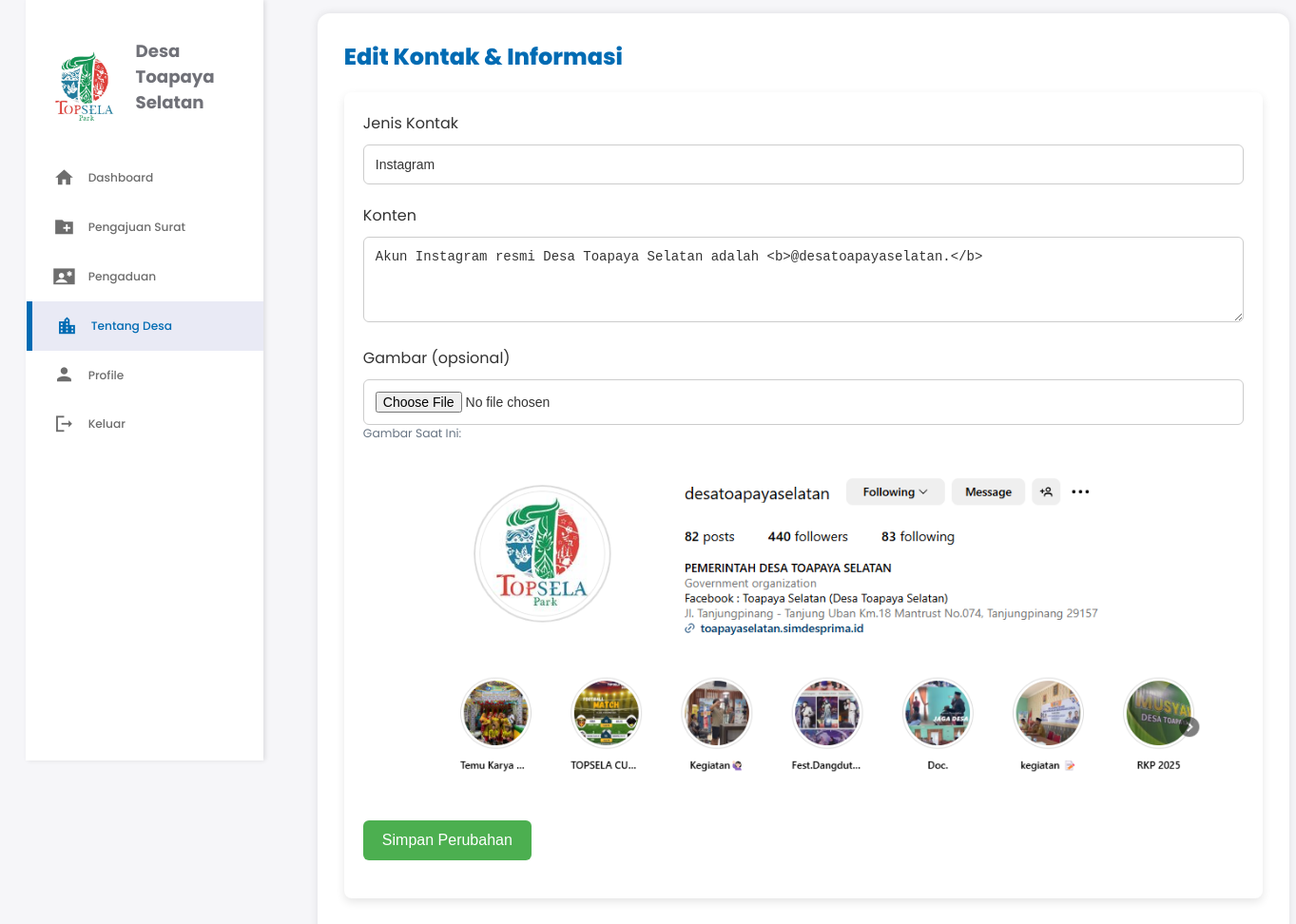
/desa_toapaya_selatan/edit_kontak.php?id=1, run on the app's committed database.
### tables this page shows
CREATE TABLE `kontak_informasi` (
  `id` int(11) NOT NULL,
  `jenis` varchar(255) NOT NULL,
  `konten` text NOT NULL,
  `gambar` varchar(255) DEFAULT NULL
);

### desa_toapaya_selatan/edit_kontak.php (the view, shortened to what this page needs)
<?php
include 'config.php';
if (isset($_GET['id'])) {
    $id = $_GET['id'];
    $sql = "SELECT * FROM kontak_informasi WHERE id = ?";
    $stmt = $conn->prepare($sql);
    $stmt->bind_param("i", $id);
    $stmt->execute();
    $result = $stmt->get_result();
    if ($result->num_rows > 0) {
        $kontak = $result->fetch_assoc();
    } else {
        die("Data kontak tidak ditemukan.");
    }
} else {
    die("ID kontak tidak tersedia.");
}
?>
<!DOCTYPE html>
<html lang="en">
<head>
  <link rel="stylesheet" href="pengaduan.css">
</head>
<body>
  <div class="container">
    <aside>
      <div class="top">
        <div class="logo">
          <img src="logo.jpg" alt="Logo">
          <h2 class="text-muted">Desa Toa<span class="danger">paya Selatan</span></h2>
        </div>
      </div>
      <div class="sidebar">
        <a href="dashboard.php">
          <span class="material-icons-sharp">home</span>
          <h3>Dashboard</h3>
        </a>
        <a href="Pengajuan-surat.php">
          <span class="material-icons-sharp">create_new_folder</span>
          <h3>Pengajuan Surat</h3>
        </a>
        <a href="pengaduan.php">
          <span class="material-icons-sharp">contact_emergency</span>
          <h3>Pengaduan</h3>
        </a>
        <a href="tentang-desa.php" class="active">
          <span class="material-icons-sharp">location_city</span>
          <h3>Tentang Desa</h3>
        </a>
        <a href="profile.php">
          <span class="material-icons-sharp">person</span>
          <h3>Profile</h3>
        </a>
        <a href="index.html" id="logout">
          <span class="material-icons-sharp">logout</span>
          <h3>Keluar</h3>
        </a>
      </div>
    </aside>
    <main class="content">
      <h1>Edit Kontak & Informasi</h1>
      <form action="edit_kontak.php?id=<?php echo $kontak['id']; ?>" method="POST" enctype="multipart/form-data">
        <div class="form-group">
          <label for="jenis">Jenis Kontak</label>
          <input type="text" id="jenis" name="jenis" value="<?php echo $kontak['jenis']; ?>" required>
        </div>
        <div class="form-group">
          <label for="konten">Konten</label>
          <textarea id="konten" name="konten" rows="4" required><?php echo $kontak['konten']; ?></textarea>
        </div>
        <div class="form-group">
          <label for="gambar">Gambar (opsional)</label>
          <input type="file" id="gambar" name="gambar">
          <?php if (!empty($kontak['gambar'])): ?>
            <p>Gambar Saat Ini: <img src="<?php echo $kontak['gambar']; ?>" alt="Gambar" width="100"></p>
          <?php endif; ?>
        </div>
        <div class="form-group">
          <button type="submit" class="submit-btn">Simpan Perubahan</button>
        </div>
      </form>
    </main>
  </div>
</body>
</html>

### desa_toapaya_selatan/pengaduan.css (style rules this page uses)
:root { --color-primary: #006bb3; --color-danger: #d72f2f; --color-success: #28a745; --color-warning: #ffbb55; --color-white: #fff; --color-info-dark: #6d6d6d; --color-info-light: #dce1eb; --color-dark: #363949; --color-light: rgba(132, 139, 200, 0.18); --color-primary-variant: #005b99; --color-dark-variant: #677483; --color-background: #f6f6f9; --card-border-radius: 2rem; --border-radius-1: 0.4rem; --border-radius-2: 0.8rem; --border-radius-3: 1.2rem; --card-padding: 1.8rem; --padding-1: 1.2rem; --box-shadow: 0 2rem 3rem var(--color-light); }
* { margin: 0; padding: 0; outline: 0; appearance: none; border: 0; text-decoration: none; list-style: none; box-sizing: border-box; }
html { font-size: 14px; }
body { width: 100vw; height: 100vh; font-family: 'Poppins', sans-serif; font-size: 0.88rem; background: var(--color-background); user-select: none; overflow-x: hidden; }
.container { display: grid; width: 96%; margin: 0 auto; gap: 1.8rem; grid-template-columns: 14rem auto; }
a { color: var(--color-dark); }
img { display: block; width: 100%; border-radius: 50%; }
h1 { font-weight: 800; font-size: 1.8rem; }
h2 { font-size: 1.4rem; }
h3 { font-size: 0.87rem; }
.text-muted { color: var(--color-info-dark); }
p { color: var(--color-dark-variant); }
.danger { color: var(--color-danger); }
aside { width: 250px; background-color: var(--color-white); color: #ffffff; display: flex; flex-direction: column; justify-content: space-between; padding: 20px; box-shadow: 2px 0 5px rgba(0, 0, 0, 0.1); height: 100vh; overflow: hidden; position: fixed; }
aside .top { background: white; display: flex; align-items: center; justify-content: space-between; margin-top: 1.4rem; }
aside .logo { display: flex; gap: 0.8rem; }
aside .logo img { width: 6rem; height: 6rem; border-radius: 50%; }
aside .logo h2 { font-size: 1.3rem; color: #707178; }
aside .logo h2 span { color: #707178; }
aside .sidebar { background: white; display: flex; flex-direction: column; height: 86vh; width: 50vw; position: relative; top: 2rem; margin-left: -19px; }
aside h3 { font-weight: 500; }
aside .sidebar a { display: flex; color: var(--color-info-dark); margin-left: 2rem; gap: 1rem; align-items: center; height: 3.7rem; transition: all 300ms ease; }
aside .sidebar a span { font-size: 1.6rem; transition: all 300ms ease; }
aside .sidebar a.active { background: var(--color-light); color: var(--color-primary); margin-left: 0; }
aside .sidebar a.active:before { content: ""; width: 6px; height: 100%; background: var(--color-primary); }
aside .sidebar a.active span { color: var(--color-primary); margin-left: calc(1rem - 3px); }
main { width: 73rem; padding: 1.5rem; position: center; margin-top: 1rem; margin-right: 1rem; margin-left: 20rem; }
.content { flex: 3; padding: 2rem; background-color: white; box-shadow: 0 0 10px rgba(0, 0, 0, 0.1); border-radius: 13px; margin-left: 21.9rem; box-sizing: border-box; }
main h1 { font-size: 24px; color: var(--color-primary); margin-bottom: 20px; }

### desa_toapaya_selatan/edit_kontak.php (style rules this page uses)
form { background-color: #fff; padding: 20px; border-radius: 8px; box-shadow: 0 4px 10px rgba(0, 0, 0, 0.1); max-width: 1000px; margin: 20px auto; }
.form-group { margin-bottom: 20px; }
label { font-size: 16px; color: #333; margin-bottom: 5px; display: block; }
input[type="text"], textarea, input[type="file"] { width: 100%; padding: 12px; border: 1px solid #ccc; border-radius: 6px; font-size: 14px; color: #333; margin-top: 5px; }
textarea { resize: vertical; }
button.submit-btn { padding: 12px 20px; background-color: #4CAF50; color: #fff; border: none; border-radius: 6px; font-size: 16px; cursor: pointer; transition: background-color 0.3s ease; }
img { max-width: 100%; height: auto; margin-top: 10px; border-radius: 5px; }

### data on the page
kontak_informasi: jenis "Instagram", konten "Akun Instagram resmi Desa Toapaya Selatan adalah <b>@desatoapayaselatan.</b>", gambar (picture)
